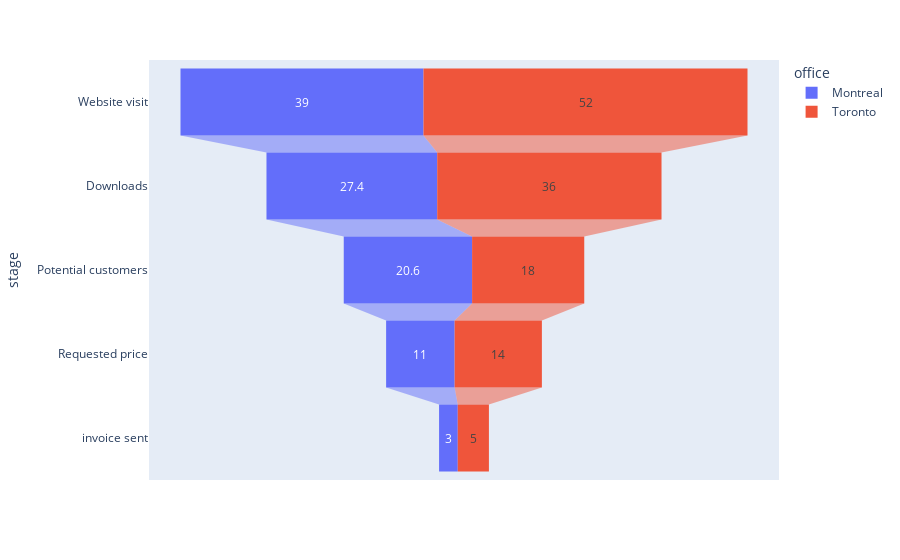

The cell this chart's notebook holds for it:
### Code cell
import plotly.express as px
import pandas as pd
stages = ["Website visit", "Downloads", "Potential customers", "Requested price", "invoice sent"]
df_mtl = pd.DataFrame(dict(number=[39, 27.4, 20.6, 11, 3], stage=stages))
df_mtl['office'] = 'Montreal'
df_toronto = pd.DataFrame(dict(number=[52, 36, 18, 14, 5], stage=stages))
df_toronto['office'] = 'Toronto'
df = pd.concat([df_mtl, df_toronto], axis=0)
fig = px.funnel(df, x='number', y='stage', color='office')
fig.show()

### Figure 1 — Plotly figure (JSON) as saved in the notebook; plotly's stock layout.template omitted (floating-point values rounded to 4 significant figures)
{"data": [{"hovertemplate": "office=Montreal<br>number=%{x}<br>stage=%{y}<extra></extra>", "legendgroup": "Montreal", "marker": {"color": "#636efa"}, "name": "Montreal", "orientation": "h", "showlegend": true, "type": "funnel", "x": [39, 27.4, 20.6, 11, 3], "xaxis": "x", "y": ["Website visit", "Downloads", "Potential customers", "Requested price", "invoice sent"], "yaxis": "y"}, {"hovertemplate": "office=Toronto<br>number=%{x}<br>stage=%{y}<extra></extra>", "legendgroup": "Toronto", "marker": {"color": "#EF553B"}, "name": "Toronto", "orientation": "h", "showlegend": true, "type": "funnel", "x": [52, 36, 18, 14, 5], "xaxis": "x", "y": ["Website visit", "Downloads", "Potential customers", "Requested price", "invoice sent"], "yaxis": "y"}], "layout": {"legend": {"title": {"text": "office"}, "tracegroupgap": 0}, "margin": {"t": 60}, "xaxis": {"anchor": "y", "domain": [0, 1], "title": {"text": "number"}}, "yaxis": {"anchor": "x", "domain": [0, 1], "title": {"text": "stage"}}}}
